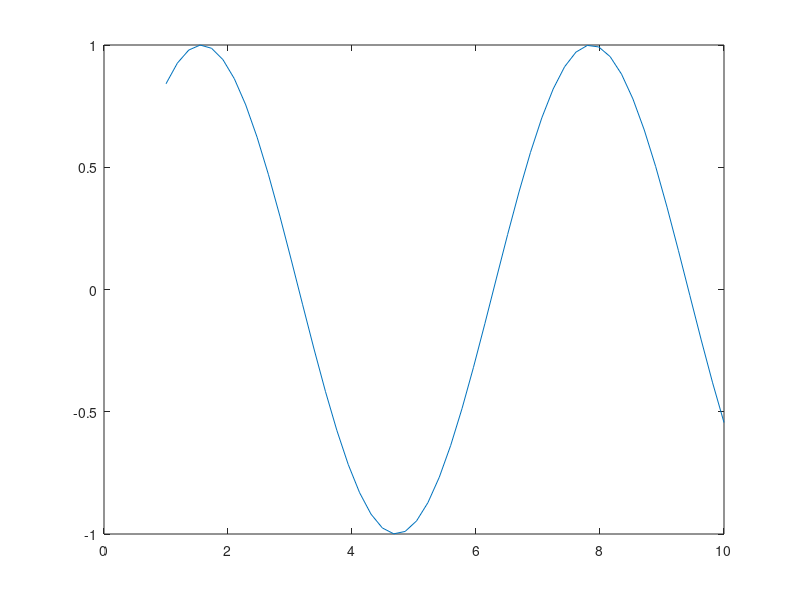

MATLAB code for this plot:
clc;                    % Clear Command Window %
clear all;              % Remove items from workspace, freeing up system memory %
warning off;            % Disable all warnings %

% Define X as a vector of 50 linearly spaced values between 1 and 10
% Define Y as the sine function
X = linspace(1,10,50);
Y = sin(X);

% Plot a graph (X, Y), where each element of Y is equal to its corresponding one in X3
plot(X,Y)

% Delete the graph window
% close

% Add the values of X with Y, creating a vector Z
Z = X + Y